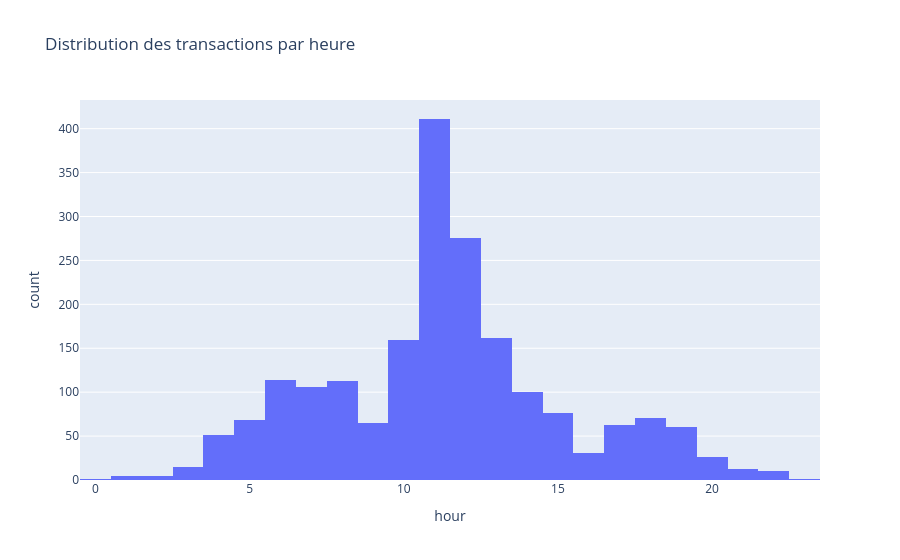

Write notebook code for a chart like this one.
### Markdown cell above
##  Transactions par heure

### Code cell
fig = px.histogram(df, x="hour", title="Distribution des transactions par heure")
fig.show()

### Figure 1 — Plotly figure (JSON) as saved in the notebook; plotly's stock layout.template omitted (floating-point values rounded to 4 significant figures; data arrays with more than 128 entries replaced by an {"elided": "..."} marker saying what was removed)
{"data": [{"alignmentgroup": "True", "bingroup": "x", "hovertemplate": "hour=%{x}<br>count=%{y}<extra></extra>", "legendgroup": "", "marker": {"color": "#636efa", "pattern": {"shape": ""}}, "name": "", "offsetgroup": "", "orientation": "v", "showlegend": false, "type": "histogram", "x": {"elided": "2000 int values"}, "xaxis": "x", "yaxis": "y"}], "layout": {"barmode": "relative", "legend": {"tracegroupgap": 0}, "title": {"text": "Distribution des transactions par heure"}, "xaxis": {"anchor": "y", "domain": [0, 1], "title": {"text": "hour"}}, "yaxis": {"anchor": "x", "domain": [0, 1], "title": {"text": "count"}}}}
